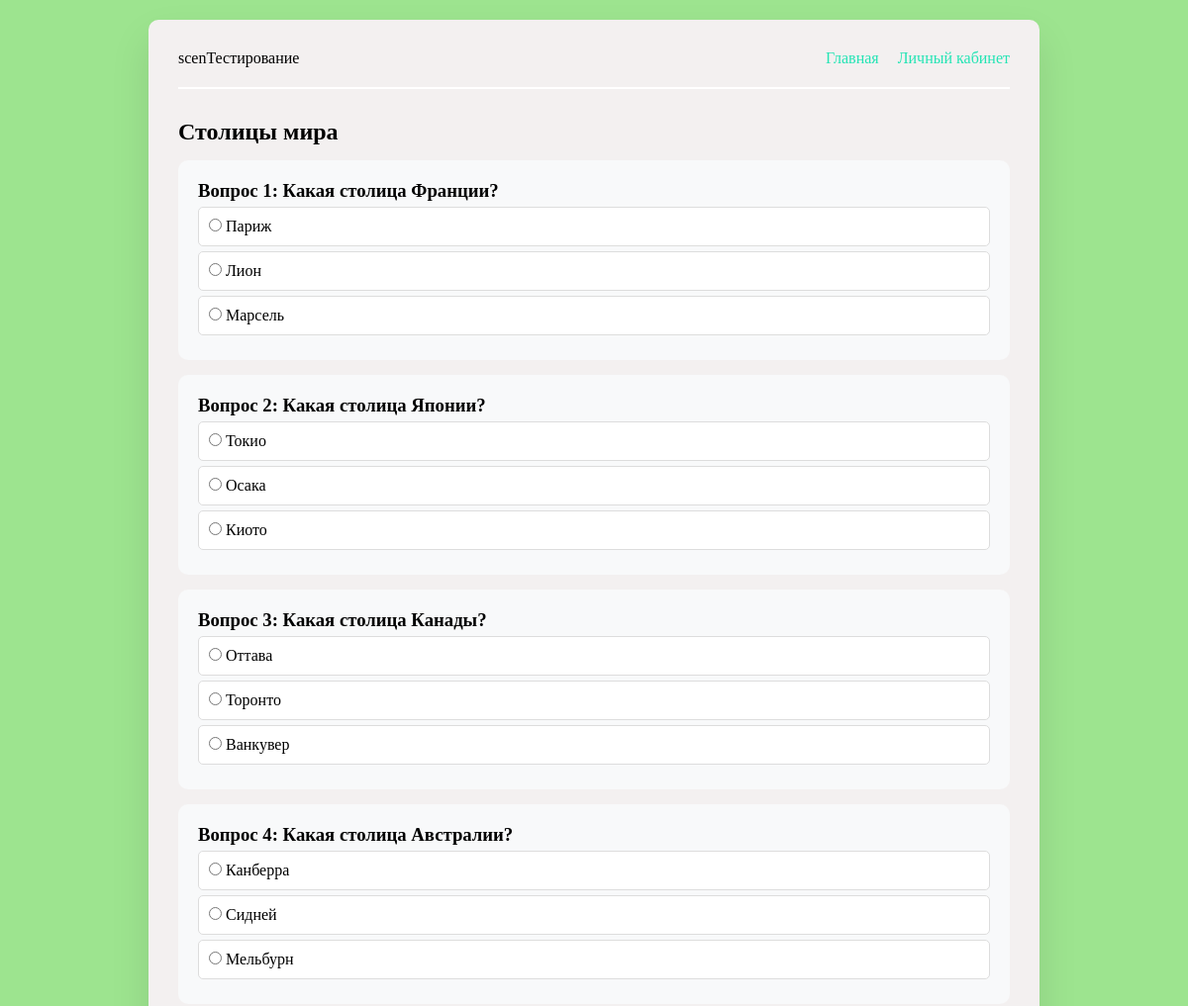
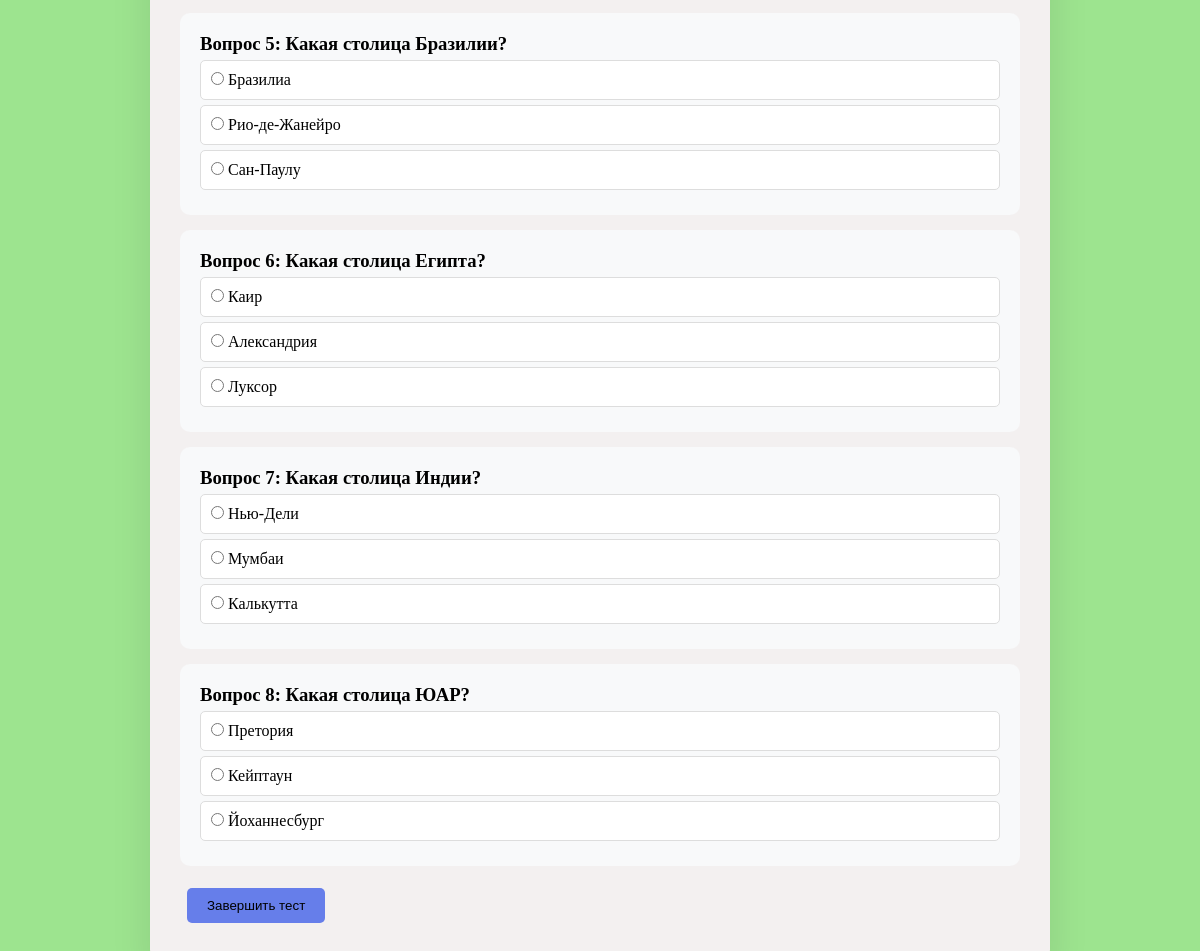
Page /geotest/test.php?scenario_id=1 (signed in) on the committed database (2 pictures, top to bottom).
### tables this page shows
CREATE TABLE `scenarios` (
  `id` int NOT NULL,
  `title` varchar(255) NOT NULL,
  `description` text,
  `category` varchar(100) DEFAULT NULL,
  `created_at` timestamp NOT NULL DEFAULT CURRENT_TIMESTAMP
);

CREATE TABLE `questions` (
  `id` int NOT NULL,
  `scenario_id` int NOT NULL,
  `question_text` text NOT NULL,
  `question_order` int NOT NULL DEFAULT 1
);

CREATE TABLE `answers` (
  `id` int NOT NULL,
  `question_id` int NOT NULL,
  `answer_text` varchar(255) NOT NULL,
  `score` int NOT NULL DEFAULT 0
);

### geotest/test.php (the view, shortened to what this page needs)
<?php
$database = new Database();
$db = $database->getConnection();
$scenarios = $db->query("SELECT * FROM scenarios ORDER BY created_at DESC")->fetchAll();
$currentScenario = null;
$questions = [];
if (isset($_GET['scenario_id'])) {
    $scen = $db->prepare("SELECT * FROM scenarios WHERE id = :id");
    $scen->execute([':id' => $_GET['scenario_id']]);
    $currentScenario = $scen->fetch();
    if ($currentScenario) {
        $scen= $db->prepare("SELECT * FROM questions WHERE scenario_id = :sid ORDER BY question_order");
        $scen->execute([':sid' => $currentScenario['id']]);
        $questions = $scen->fetchAll();
    }
}
?>
<!DOCTYPE html>
<html lang="ru">
<head>
    <link rel="stylesheet" href="css/style.css">
</head>
<body>
    <div class="box">
        <header>
            scenТестирование</h1>
            <nav>
                <a href="index.php">Главная</a>
                <a href="user/profile.php">Личный кабинет</a>
            </nav>
        </header>
        <main>
            <?php if (!$currentScenario): ?>
                <h2>Выберите сценарий</h2>
                <div class="scenarios">
                    <?php foreach ($scenarios as $scenario): ?>
                        <div class="scenario">
                            <h3><?= htmlspecialchars($scenario['title']) ?></h3>
                            <p><?= htmlspecialchars($scenario['description']) ?></p>
                            <span class="badge"><?= htmlspecialchars($scenario['category']) ?></span>
                            <a href="test.php?scenario_id=<?= $scenario['id'] ?>" class="btn">Начать тест</a>
                        </div>
                    <?php endforeach; ?>
                </div>
            <?php else: ?>
                <form action="result.php" method="POST" id="testForm">
                    <h2><?= htmlspecialchars($currentScenario['title']) ?></h2>
                    <?php foreach ($questions as $index => $question):
                        $scen = $db->prepare("SELECT * FROM answers WHERE question_id = :qid");
                        $scen->execute([':qid' => $question['id']]);
                        $answers = $scen->fetchAll();
                    ?>
                        <div class="question">
                            <h3>Вопрос <?= $index + 1 ?>: <?= htmlspecialchars($question['question_text']) ?></h3>
                            <?php foreach ($answers as $answer): ?>
                                <label class="answer">
                                    <input type="radio" name="answers[<?= $question['id'] ?>]" value="<?= $answer['id'] ?>" required>
                                    <?= htmlspecialchars($answer['answer_text']) ?>
                                </label>
                            <?php endforeach; ?>
                        </div>
                    <?php endforeach; ?>
                    <button type="submit" class="btn">Завершить тест</button>
                </form>
            <?php endif; ?>
        </main>
    </div>
</body>
</html>

### geotest/css/style.css (style rules this page uses)
* { margin: 0; padding: 0; box-sizing: border-box; }
body { background: rgb(157, 228, 143); min-height: 100vh; padding: 20px; }
.box { max-width: 900px; margin: 0 auto; background: rgb(243, 240, 240); border-radius: 10px; padding: 30px; box-shadow: 0 20px 40px rgba(0,0,0,0.1); }
header { display: flex; justify-content: space-between; align-items: center; margin-bottom: 30px; padding-bottom: 20px; border-bottom: 2px solid #ffffff; }
nav a { margin-left: 15px; color: #24e4b4; text-decoration: none; font-weight: 500; }
.btn { padding: 10px 20px; border: none; border-radius: 5px; cursor: pointer; text-decoration: none; display: inline-block; background-color: #667eea; margin: 7px; }
.question { background: #f8f9fa; padding: 20px; margin: 15px 0; border-radius: 10px; }
.answer { display: block; padding: 10px; margin: 5px 0; background: white; border: 1px solid #ddd; border-radius: 5px; cursor: pointer; }

### rows in the picture
scenarios: title "Столицы мира"
questions: question_text "Какая столица Франции?"
answers: answer_text "Париж"
answers: answer_text "Лион"
answers: answer_text "Марсель"
questions: question_text "Какая столица Японии?"
answers: answer_text "Токио"
answers: answer_text "Осака"
answers: answer_text "Киото"
questions: question_text "Какая столица Канады?"
answers: answer_text "Оттава"
answers: answer_text "Торонто"
answers: answer_text "Ванкувер"
questions: question_text "Какая столица Австралии?"
answers: answer_text "Канберра"
answers: answer_text "Сидней"
answers: answer_text "Мельбурн"
questions: question_text "Какая столица Бразилии?"
answers: answer_text "Бразилиа"
answers: answer_text "Рио-де-Жанейро"
answers: answer_text "Сан-Паулу"
questions: question_text "Какая столица Египта?"
answers: answer_text "Каир"
answers: answer_text "Александрия"
answers: answer_text "Луксор"
questions: question_text "Какая столица Индии?"
answers: answer_text "Нью-Дели"
answers: answer_text "Мумбаи"
answers: answer_text "Калькутта"
questions: question_text "Какая столица ЮАР?"
answers: answer_text "Претория"
answers: answer_text "Кейптаун"
answers: answer_text "Йоханнесбург"
